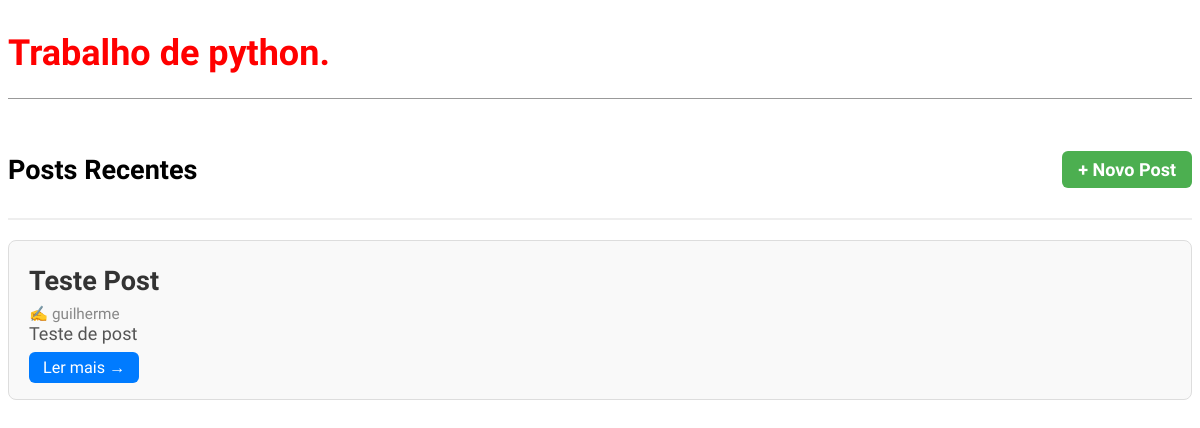
The app's page /, older data.
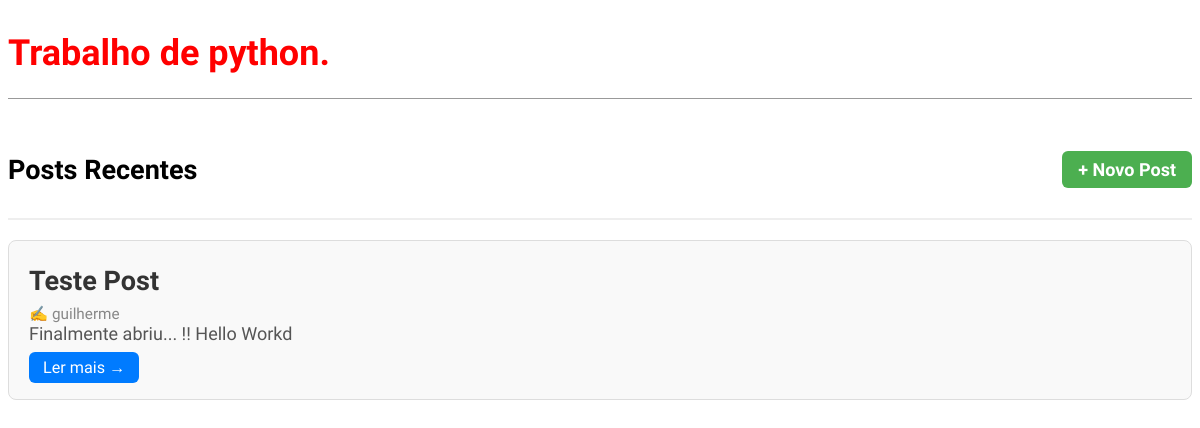
The same page, newer data.
### blog/models.py (models this page shows, shortened)
class Post(models.Model):
    title = models.CharField(max_length=200)
    author = models.ForeignKey(
        "auth.User",
        on_delete=models.CASCADE,
    )
    body = models.TextField()
    def get_absolute_url(self): # new
        return reverse("post_detail", kwargs={"pk": self.pk})

### blog/views.py (the view)
# urls.py: path('', views.post_list, name='home'),
def post_list(request):
    posts = Post.objects.all()
    return render(request, 'home.html', {'posts': posts})

### templates/home.html (shortened to what this page needs)
{% extends "base.html" %}
{% block content %}
<div class="page-header">
    <h2>Posts Recentes</h2>
    <a href="{% url 'post_new' %}" class="btn-new">+ Novo Post</a>
</div>
{% for post in posts %}
<div class="post-entry">
    <h2><a href="{{ post.get_absolute_url }}">{{ post.title }}</a></h2>
    <p class="post-author">✍️ {{ post.author }}</p>
    <p class="post-body">{{ post.body|truncatewords:20 }}</p>
    <a href="{{ post.get_absolute_url }}" class="btn-read">Ler mais →</a>
</div>
{% empty %}
    <p class="empty">Nenhum post encontrado. Crie o primeiro!</p>
{% endfor %}
{% endblock content %}

Row changes from the older to the newer data that the page shows:
changed Post "Teste Post": body "Teste de post" → "Finalmente abriu... !! Hello Workd"
